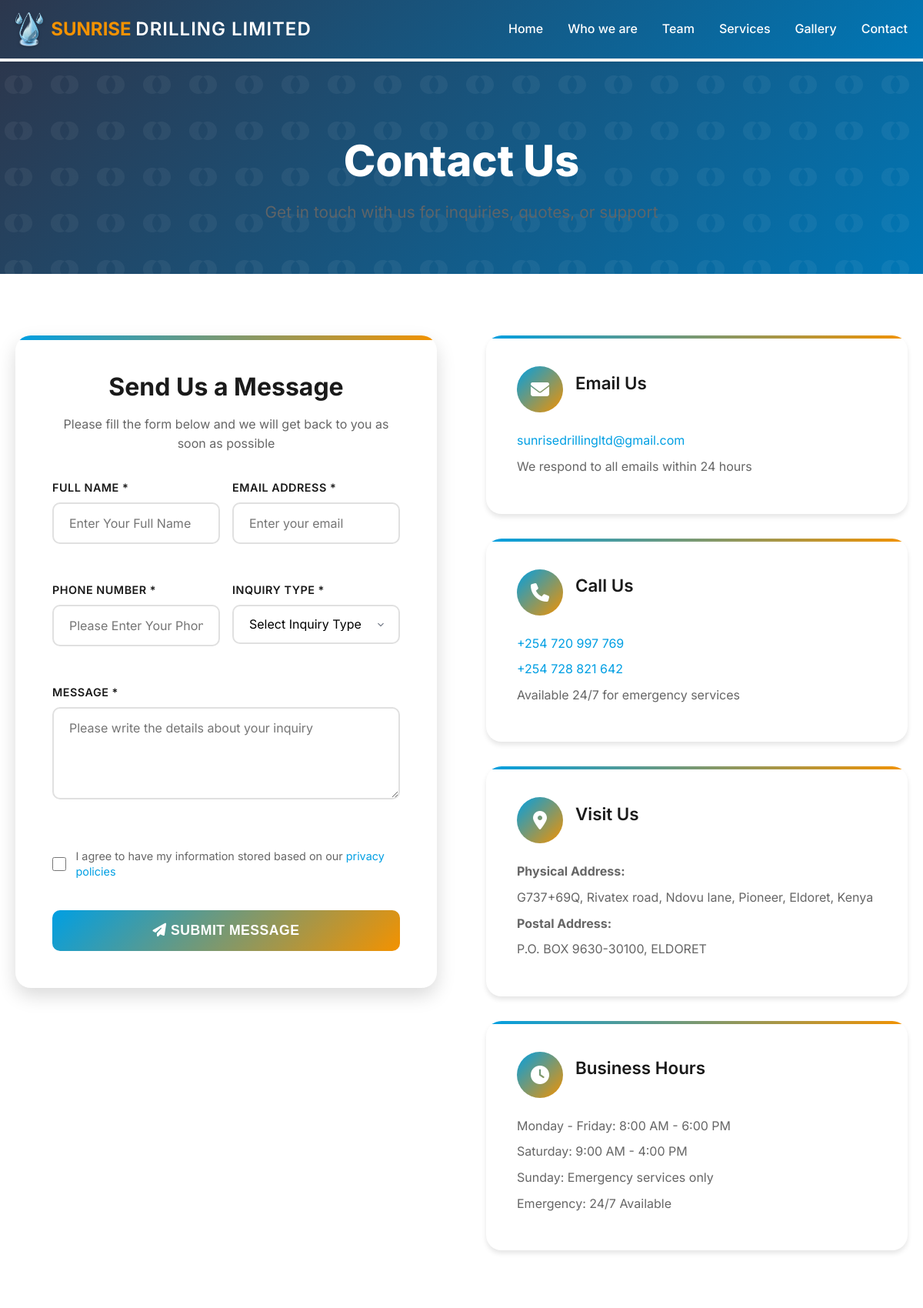
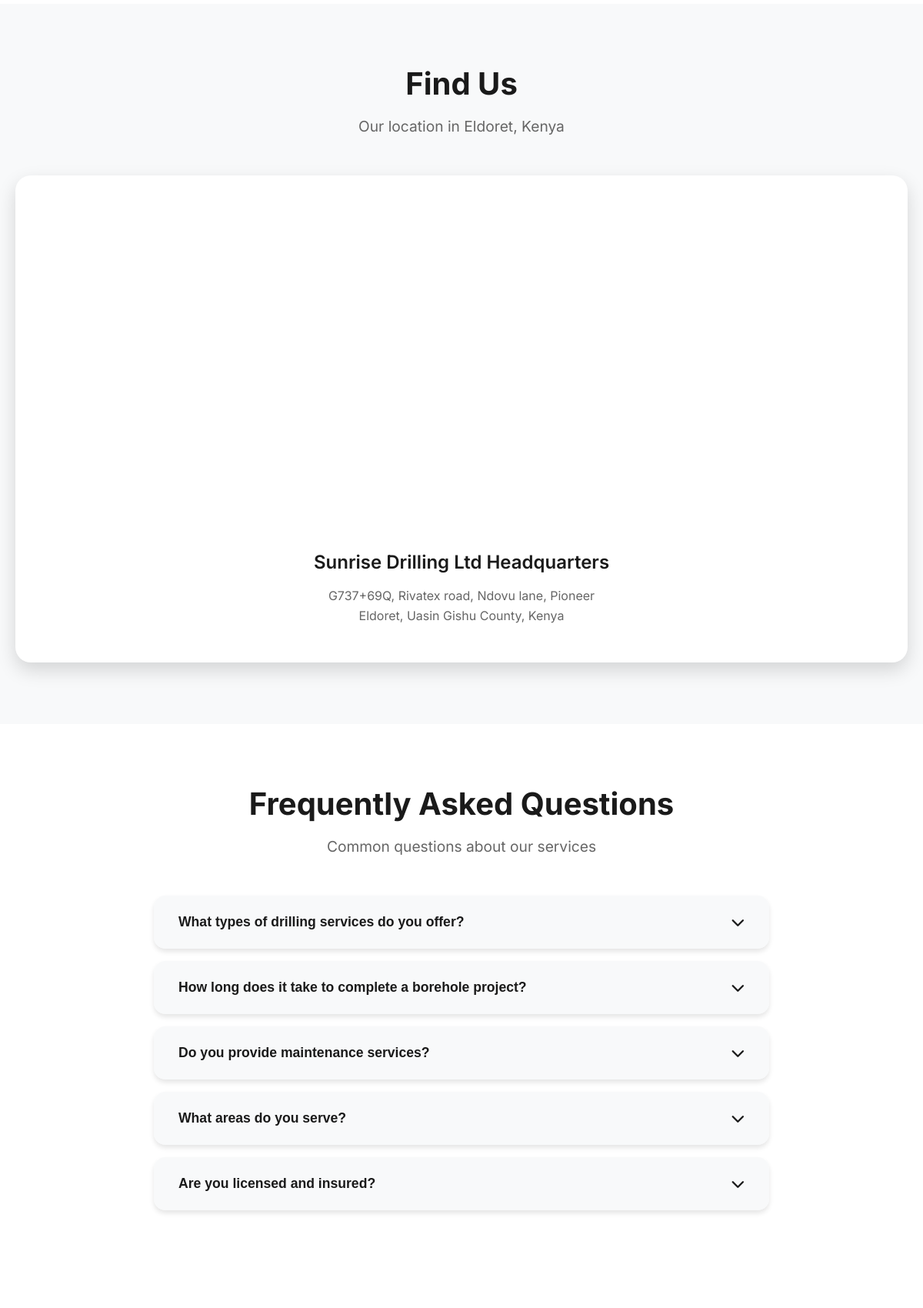
Page /contact/ (upper part) on the committed database (2 pictures, top to bottom).
### main/models.py (models this page shows, shortened)
class ContactPageContent(models.Model):
    title = models.CharField(max_length=200, default="Contact Us")
    subtitle = models.TextField(default="Get in touch with us for inquiries, quotes, or support")
    form_title = models.CharField(max_length=200, default="Send Us a Message")
    form_subtitle = models.CharField(
        max_length=255,
        default="Please fill the form below and we will get back to you as soon as possible")
    email_note = models.CharField(max_length=255, default="We respond to all emails within 24 hours")
    phone_note = models.CharField(max_length=255, default="Available 24/7 for emergency services")
    map_section_title = models.CharField(max_length=200, default="Find Us")
    map_section_subtitle = models.CharField(max_length=255, default="Our location in Eldoret, Kenya")
    faq_title = models.CharField(max_length=200, default="Frequently Asked Questions")
    faq_subtitle = models.CharField(max_length=255, default="Common questions about our services")
    updated_at = models.DateTimeField(auto_now=True)
    class Meta:
        verbose_name = "Contact Page Content"
        verbose_name_plural = "Contact Page Content"

class SingletonModel(models.Model):
    class Meta:
        abstract = True
    @classmethod
    def load(cls):
        obj, _ = cls.objects.get_or_create(pk=1)
        return obj

class SiteSettings(SingletonModel):
    email = models.EmailField(default="sunrisedrillingltd@gmail.com")
    phone_primary = models.CharField(max_length=30, default="+254 720 997 769")
    phone_secondary = models.CharField(max_length=30, blank=True, default="+254 728 821 642")
    physical_address = models.CharField(
        max_length=255, default="G737+69Q, Rivatex road, Ndovu lane, Pioneer, Eldoret, Kenya")
    postal_address = models.CharField(max_length=255, default="P.O. BOX 9630-30100, ELDORET")
    website = models.CharField(max_length=100, default="www.sunrisedrillingltd.com")
    business_hours = models.TextField(
        default=("Monday - Friday: 8:00 AM - 6:00 PM\nSaturday: 9:00 AM - 4:00 PM\n"
                 "Sunday: Emergency services only\nEmergency: 24/7 Available"),
        help_text="One line per entry; shown on the contact page")
    map_embed_url = models.TextField(
        blank=True, help_text="Google Maps embed URL for the contact page map")
    map_title = models.CharField(max_length=200, default="Sunrise Drilling Ltd Headquarters")
    map_address = models.TextField(
        default="G737+69Q, Rivatex road, Ndovu lane, Pioneer\nEldoret, Uasin Gishu County, Kenya")
    facebook_url = models.URLField(blank=True)
    instagram_url = models.URLField(blank=True)
    twitter_url = models.URLField(blank=True)
    tiktok_url = models.URLField(blank=True)
    copyright_text = models.CharField(max_length=200,
                                      default="Sunrise Drilling. All rights reserved")
    class Meta:
        verbose_name = "Site Settings"
        verbose_name_plural = "Site Settings"
    def business_hours_lines(self):
        return [l.strip() for l in self.business_hours.splitlines() if l.strip()]
    def map_address_lines(self):
        return [l.strip() for l in self.map_address.splitlines() if l.strip()]

class FAQ(models.Model):
    question = models.CharField(max_length=255)
    answer = models.TextField()
    order = models.PositiveIntegerField(default=0)
    class Meta:
        verbose_name = "FAQ"
        verbose_name_plural = "FAQs"
        ordering = ['order']

### main/views.py (the view, shortened to what this page needs)
# urls.py: path('contact/', views.contact, name='contact'),
def contact(request):
    content = ContactPageContent.objects.first() or ContactPageContent.objects.create()
    form = ContactForm()
    extra = {
        'inquiry_types': InquiryType.objects.all(),
        'faqs': FAQ.objects.all(),
    }
    return render(request, 'main/contact.html', {'content': content, 'form': form, **extra})

### main/forms.py
class ContactForm(forms.Form):
    name = forms.CharField(max_length=100, required=True)
    email = forms.EmailField(required=True)
    phone = forms.CharField(max_length=20, required=False)
    inquiry_type = forms.CharField(max_length=100, required=False)
    message = forms.CharField(widget=forms.Textarea, required=True)

### main/context_processors.py (called while the page is built)
def site_content(request):
    return {
        'site_settings': SiteSettings.load(),
        'footer_services': Service.objects.all()[:6],
    }

### templates/main/contact.html (shortened to what this page needs)
{% extends 'base.html' %}
{% load static %}
{% block extra_css %}
<link rel="stylesheet" href="{% static 'css/main.css' %}">
<link rel="stylesheet" href="{% static 'css/contact.css' %}">
{% endblock %}
{% block content %}
<section class="contact-header">
    <div class="container">
        <h1 class="contact-title">{{ content.title }}</h1>
        <p class="contact-subtitle">{{ content.subtitle }}</p>
    </div>
</section>
<section class="contact-main">
    <div class="container">
        <div class="contact-content">
            <div class="contact-form-section">
                <h2 class="form-title">{{ content.form_title }}</h2>
                <p class="form-subtitle">{{ content.form_subtitle }}</p>
                <form method="post" class="contact-form">
                    <div class="form-row">
                        <div class="form-group">
                            <label for="name" class="form-label">Full Name *</label>
                            <input type="text" id="name" name="name" class="form-control" placeholder="Enter Your Full Name" required>
                        </div>
                        <div class="form-group">
                            <label for="email" class="form-label">Email Address *</label>
                            <input type="email" id="email" name="email" class="form-control" placeholder="Enter your email" required>
                        </div>
                    </div>
                    <div class="form-row">
                        <div class="form-group">
                            <label for="phone" class="form-label">Phone Number *</label>
                            <input type="tel" id="phone" name="phone" class="form-control" placeholder="Please Enter Your Phone Number" required>
                        </div>
                        <div class="form-group">
                            <label for="inquiry_type" class="form-label">Inquiry Type *</label>
                            <select id="inquiry_type" name="inquiry_type" class="form-control form-select" required>
                                <option value="">Select Inquiry Type</option>
                            </select>
                        </div>
                    </div>
                    <div class="form-group">
                        <label for="message" class="form-label">Message *</label>
                        <textarea id="message" name="message" class="form-control form-textarea" placeholder="Please write the details about your inquiry" required></textarea>
                    </div>
                    <div class="form-checkbox">
                        <input type="checkbox" id="agree" name="agree" required>
                        <label for="agree">
                            I agree to have my information stored based on our <a href="#" target="_blank">privacy policies</a>
                        </label>
                    </div>
                    <button type="submit" class="submit-btn">
                        <i class="fas fa-paper-plane"></i> Submit Message
                    </button>
                </form>
            </div>
            <div class="contact-info-section">
                <div class="contact-info-card animate-on-scroll">
                    <div class="contact-info-header">
                        <div class="contact-info-icon">
                            <i class="fas fa-envelope"></i>
                        </div>
                        <h3 class="contact-info-title">Email Us</h3>
                    </div>
                    <div class="contact-info-details">
                        <p><a href="mailto:{{ site_settings.email }}">{{ site_settings.email }}</a></p>
                        <p>{{ content.email_note }}</p>
                    </div>
                </div>
                <div class="contact-info-card animate-on-scroll">
                    <div class="contact-info-header">
                        <div class="contact-info-icon">
                            <i class="fas fa-phone"></i>
                        </div>
                        <h3 class="contact-info-title">Call Us</h3>
                    </div>
                    <div class="contact-info-details">
                        <p><a href="tel:{{ site_settings.phone_primary|cut:" " }}">{{ site_settings.phone_primary }}</a></p>
                        {% if site_settings.phone_secondary %}
                        <p><a href="tel:{{ site_settings.phone_secondary|cut:" " }}">{{ site_settings.phone_secondary }}</a></p>
                        {% endif %}
                        <p>{{ content.phone_note }}</p>
                    </div>
                </div>
                <div class="contact-info-card animate-on-scroll">
                    <div class="contact-info-header">
                        <div class="contact-info-icon">
                            <i class="fas fa-map-marker-alt"></i>
                        </div>
                        <h3 class="contact-info-title">Visit Us</h3>
                    </div>
                    <div class="contact-info-details">
                        <p><strong>Physical Address:</strong></p>
                        <p>{{ site_settings.physical_address }}</p>
                        <p><strong>Postal Address:</strong></p>
                        <p>{{ site_settings.postal_address }}</p>
                    </div>
                </div>
                <div class="contact-info-card animate-on-scroll">
                    <div class="contact-info-header">
                        <div class="contact-info-icon">
                            <i class="fas fa-clock"></i>
                        </div>
                        <h3 class="contact-info-title">Business Hours</h3>
                    </div>
                    <div class="contact-info-details">
                        {% for line in site_settings.business_hours_lines %}
                        <p>{{ line }}</p>
                        {% endfor %}
                    </div>
                </div>
            </div>
        </div>
    </div>
</section>
<section class="map-section">
    <div class="container">
        <h2 class="section-title animate-on-scroll">{{ content.map_section_title }}</h2>
        <p class="section-subtitle animate-on-scroll">{{ content.map_section_subtitle }}</p>
        <div class="map-container animate-on-scroll">
            <iframe
                src="{{ site_settings.map_embed_url }}"
                width="100%"
                height="450"
                style="border:0; border-radius: 10px;"
                allowfullscreen=""
                loading="lazy"
>
            </iframe>
            <div class="map-info">
                <h3 class="map-title">{{ site_settings.map_title }}</h3>
                <p class="map-address">
                    {% for line in site_settings.map_address_lines %}{{ line }}{% if not forloop.last %}<br>{% endif %}{% endfor %}
                </p>
            </div>
        </div>
    </div>
</section>
<section class="faq-section">
    <div class="container">
        <h2 class="section-title animate-on-scroll">{{ content.faq_title }}</h2>
        <p class="section-subtitle animate-on-scroll">{{ content.faq_subtitle }}</p>
        <div class="faq-container">
            {% for faq in faqs %}
            <div class="faq-item animate-on-scroll">
                <button class="faq-question">
                    {{ faq.question }}
                    <i class="fas fa-chevron-down faq-icon"></i>
                </button>
            </div>
            {% endfor %}
        </div>
    </div>
</section>
{% endblock %}

### static/css/main.css (style rules this page uses)
:root { --primary-blue: #009FE3; --primary-orange: #F39200; --brand-navy: #2C374D; --brand-blue-deep: #0077B6; --text-dark: #1a1a1a; --text-light: #666666; --white: #ffffff; --light-gray: #f8f9fa; --border-color: #e0e0e0; --shadow: 0 4px 6px rgba(0, 0, 0, 0.1); --shadow-lg: 0 10px 25px rgba(0, 0, 0, 0.15); }
* { margin: 0; padding: 0; box-sizing: border-box; }
body { font-family: 'Inter', sans-serif; line-height: 1.6; color: var(--text-dark); background-color: var(--white); overflow-x: hidden; }
h1, h2, h3, h4, h5, h6 { font-weight: 600; line-height: 1.2; margin-bottom: 1rem; }
h1 { font-size: 3rem; font-weight: 800; }
h2 { font-size: 2.5rem; font-weight: 700; }
h3 { font-size: 2rem; font-weight: 600; }
p { margin-bottom: 1rem; color: var(--text-light); }
.container { max-width: 1200px; margin: 0 auto; padding: 0 20px; }
.section-title { font-size: 2.5rem; font-weight: 700; text-align: center; margin-bottom: 1rem; color: var(--text-dark); }
.section-subtitle { font-size: 1.2rem; text-align: center; color: var(--text-light); margin-bottom: 3rem; max-width: 600px; margin-left: auto; margin-right: auto; }
.form-group { margin-bottom: 1.5rem; }
.form-label { display: block; margin-bottom: 0.5rem; font-weight: 500; color: var(--text-dark); }
.form-control { width: 100%; padding: 12px 16px; border: 2px solid var(--border-color); border-radius: 8px; font-size: 1rem; transition: border-color 0.3s ease; background-color: var(--white); }
.form-select { appearance: none; background-position: right 12px center; background-repeat: no-repeat; background-size: 16px; padding-right: 40px; }
.form-textarea { min-height: 120px; resize: vertical; }

### templates/base.html (style rules this page uses)
:root { --primary-blue: #009FE3; --primary-orange: #F39200; --brand-navy: #2C374D; --brand-blue-deep: #0077B6; --text-dark: #1a1a1a; --text-light: #666666; --white: #ffffff; --light-gray: #f8f9fa; --border-color: #e0e0e0; }
* { margin: 0; padding: 0; box-sizing: border-box; }
body { font-family: 'Inter', sans-serif; line-height: 1.6; color: var(--text-dark); background-color: var(--white); }
.container { max-width: 1200px; margin: 0 auto; padding: 0 20px; }
.section-title { font-size: 2.5rem; font-weight: 700; text-align: center; margin-bottom: 1rem; color: var(--text-dark); }
.section-subtitle { font-size: 1.2rem; text-align: center; color: var(--text-light); margin-bottom: 3rem; }

### rows in the picture
ContactPageContent: title "Contact Us", subtitle "Get in touch with us for inquiries, quotes, or support", form_title "Send Us a Message", form_subtitle "Please fill the form below and we will get back to you as soon as possible", email_note "We respond to all emails within 24 hours", phone_note "Available 24/7 for emergency services", map_section_title "Find Us", map_section_subtitle "Our location in Eldoret, Kenya", faq_title "Frequently Asked Questions", faq_subtitle "Common questions about our services"
SiteSettings: email "sunrisedrillingltd@gmail.com", phone_primary "+254 720 997 769", phone_secondary "+254 728 821 642", physical_address "G737+69Q, Rivatex road, Ndovu lane, Pioneer, Eldoret, Kenya", postal_address "P.O. BOX 9630-30100, ELDORET", map_title "Sunrise Drilling Ltd Headquarters"
FAQ: question "What types of drilling services do you offer?"
FAQ: question "How long does it take to complete a borehole project?"
FAQ: question "Do you provide maintenance services?"
FAQ: question "What areas do you serve?"
FAQ: question "Are you licensed and insured?"

### other values in the picture
{{ line }} "Monday - Friday: 8:00 AM - 6:00 PM" "Saturday: 9:00 AM - 4:00 PM" "Sunday: Emergency services only" "Emergency: 24/7 Available"
{{ line }} "G737+69Q, Rivatex road, Ndovu lane, Pioneer" "Eldoret, Uasin Gishu County, Kenya"
